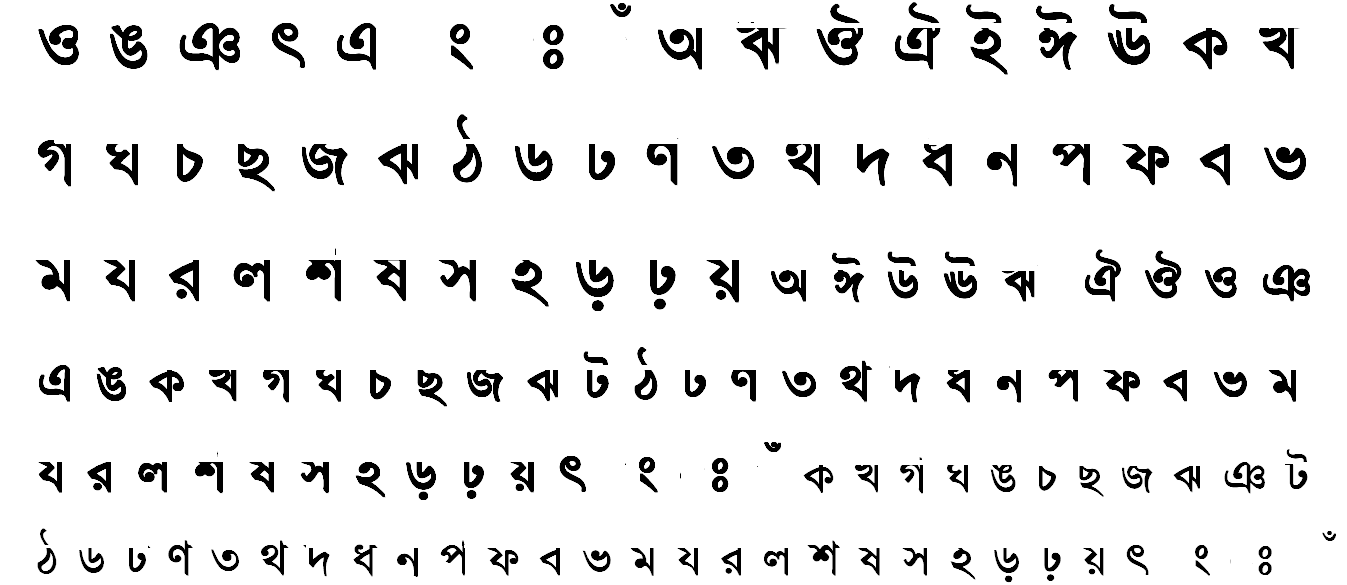
#> input picture GenData+TrainingFiles/basic_letters.PNG, 1347 x 585 px, found by its file name
$ python GenData_Simple.py   (Python 2 division)   (older library calls are emulated)
#> lines starting #> are read from the running program, lines starting #| are printed output that depends on the picture; after the words box and inside, x2 and y2 are one past the last pixel; in counts of white or black regions, pixels touching at a corner belong together
# GenData.py

import sys
import numpy as np
import cv2
import os

# module level variables ##########################################################################
MIN_CONTOUR_AREA = 10

RESIZED_IMAGE_WIDTH = 20
RESIZED_IMAGE_HEIGHT = 30

###################################################################################################
def main():
    imgTrainingNumbers = cv2.imread("basic_letters.png")            # read in training numbers image
#> imgTrainingNumbers is the input picture: shape (585, 1347, 3); min 0, max 255, mean 233.7

    if imgTrainingNumbers is None:                          # if image was not read successfully
        print "error: image not read from file \n\n"        # print error message to std out
        os.system("pause")                                  # pause so user can see error message
        return                                              # and exit function (which exits program)
    # end if

    imgGray = cv2.cvtColor(imgTrainingNumbers, cv2.COLOR_BGR2GRAY)          # get grayscale image
    imgBlurred = cv2.GaussianBlur(imgGray, (5,5), 0)                        # blur

                                                        # filter image from grayscale to black and white
    imgThresh = cv2.adaptiveThreshold(imgBlurred,                           # input image
                                      255,                                  # make pixels that pass the threshold full white
                                      cv2.ADAPTIVE_THRESH_GAUSSIAN_C,       # use gaussian rather than mean, seems to give better results
                                      cv2.THRESH_BINARY_INV,                # invert so foreground will be white, background will be black
                                      11,                                   # size of a pixel neighborhood used to calculate threshold value
                                      2)                                    # constant subtracted from the mean or weighted mean
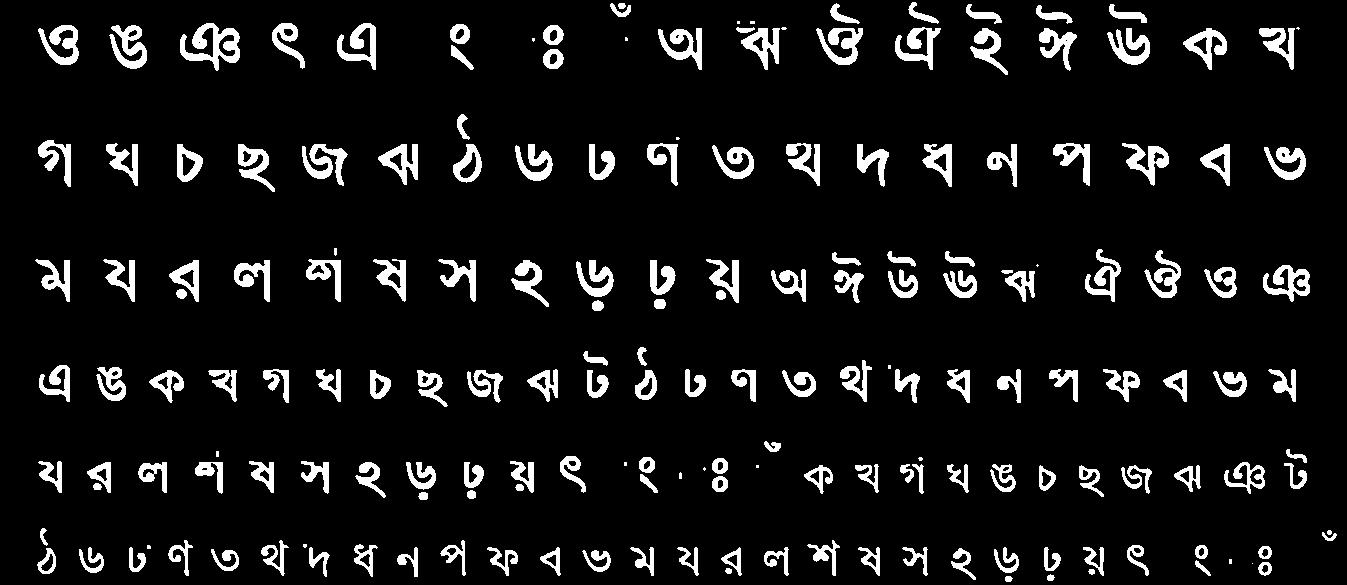
#> imgThresh: shape (585, 1347); 8.4% white; 189 white regions (19 under 20 px)

    cv2.imshow("imgThresh", imgThresh)      # show threshold image for reference

    imgThreshCopy = imgThresh.copy()        # make a copy of the thresh image, this in necessary b/c findContours modifies the image

    imgContours, npaContours, npaHierarchy = cv2.findContours(imgThreshCopy,        # input image, make sure to use a copy since the function will modify this image in the course of finding contours
                                                 cv2.RETR_EXTERNAL,                 # retrieve the outermost contours only
                                                 cv2.CHAIN_APPROX_SIMPLE)           # compress horizontal, vertical, and diagonal segments and leave only their end points
#> npaContours = 189 contours, 21 with area under 20; largest, box (x1, y1, x2, y2) and area: (180, 23, 240, 71) 1310, (1263, 265, 1310, 302) 822, (109, 25, 147, 69) 792, (1183, 28, 1227, 70) 772, (378, 144, 418, 185) 764; npaHierarchy = 189 rows, first 6: [1, -1, -1, -1], [2, 0, -1, -1], [3, 1, -1, -1], [4, 2, -1, -1], [5, 3, -1, -1], [6, 4, -1, -1]

                                # declare empty numpy array, we will use this to write to file later
                                # zero rows, enough cols to hold all image data
    npaFlattenedImages =  np.empty((0, RESIZED_IMAGE_WIDTH * RESIZED_IMAGE_HEIGHT))


    intClassifications = []         # declare empty classifications list, this will be our list of how we are classifying our chars from user input, we will write to file at the end

                                    # possible chars we are interested in are digits 0 through 9, put these in list intValidChars
    intValidChars =[
					  #LETTERS

                      ord('q'),ord('w'),ord('e'),ord('r'),ord('t'),ord('y'),ord('u'),ord('i'),ord('o'),ord('p'),ord('a'),ord('s'),ord('d'),ord('f'),ord('g'),ord('h'),ord('j'),
                      ord('k'),ord('l'),ord('z'),ord('x'),ord('c'),ord('v'),ord('b'),ord('n'),ord('m'),
					  ord('E'),ord('Q'),ord('W'),ord('R'),ord('T'),ord('Y'),ord('U'),ord('I'),ord('O'),ord('P'),ord('A'),ord('S'),ord('D'),ord('F'),ord('G'),ord('H'),ord('J'),
					  ord('K'),ord('L'),ord('Z'),ord('X'),ord('C'),ord('V'),ord('B'),ord('N'),ord('M'),

					  #NUMBERS

                      ord('0'),ord('1'),ord('2'),ord('3'),ord('4'),ord('5'),ord('6'),ord('7'),ord('8'),ord('9'),

					  #SYMBOLS

                      ord('~'),ord('!'),ord('#'),ord('$'),ord('%'),ord('^'),ord('&'),ord('*'),ord('('),ord(')'),ord('{'),ord('}'),ord(';'),ord(':'),ord('"'),ord(','),ord('?'),ord('%'),
                      ord('`'),ord('-'),ord('+'),

					  #COMPOUND_CHARACTERS

					  1000,1001,1002,1003,1004,1005,1006,1007,1008,1009,1010,1011,1012,1013,1014,1015,1016,1017,1018,1019,1020,1021,1022,1023,1024,1025,1026,1027,1028,1029,1030,1031,1032,
					  1033,1034,1035,1036,1037,1038,1039,1040,1041,1042,1043,1044,1045,1046,1047,1048,1049,1050,1051,1052,1053,1054,1055,1056,1057,1058,1059,1060,1061,1062,1063,1064,1065,
					  1066,1067,1068,1069,1070,1071,1072,1073,1074,1075,1076,1077,1078,1079,1080,1081,1082,1083,1084,1085,1086,1087,1088,1089,1090,1091,1092,1093,1094,1095,1096,1097,1098,
					  1099,1100,1101,1102,1103,1104,1105,1106,1107,1108,1109,1110,1111,1112,1113,1114,1115,1116,1117,1118,1119,1120,1121,1122,1123,1124,1125,1126,1127,1128,1129,1130,1131,
					  1132,1133,1134,1135,1136,1137,1138,1139,1140,1141,1142,1143,1144,1145,1146,1147,1148,1149,1150,1151,1152,1153,1154,1155,1156,1157,1158,1159,1160,1161,1162,1163,1164,
					  1165,1166,1167,1168,1169,1170,1171,1172
                   ]
    for npaContour in npaContours:                          # for each contour
        if cv2.contourArea(npaContour) > MIN_CONTOUR_AREA:          # if contour is big enough to consider
            [intX, intY, intW, intH] = cv2.boundingRect(npaContour)         # get and break out bounding rect

                                                # draw rectangle around each contour as we ask user for input
            cv2.rectangle(imgTrainingNumbers,           # draw rectangle on original training image
                          (intX, intY),                 # upper left corner
                          (intX+intW,intY+intH),        # lower right corner
                          (0, 0, 255),                  # red
                          2)                            # thickness

            imgROI = imgThresh[intY:intY+intH, intX:intX+intW]                                  # crop char out of threshold image
            imgROIResized = cv2.resize(imgROI, (RESIZED_IMAGE_WIDTH, RESIZED_IMAGE_HEIGHT))     # resize image, this will be more consistent for recognition and storage

            cv2.imshow("imgROI", imgROI)                    # show cropped out char for reference
            cv2.imshow("imgROIResized", imgROIResized)      # show resized image for reference
            cv2.imshow("training_numbers.png", imgTrainingNumbers)      # show training numbers image, this will now have red rectangles drawn on it

            intChar = cv2.waitKey(0)                     # get key press

            if intChar == 27:                   # if esc key was pressed
                sys.exit()                      # exit program
            elif intChar in intValidChars:      # else if the char is in the list of chars we are looking for . . .

                intClassifications.append(intChar)                                                # append classification char to integer list of chars (we will convert to float later before writing to file)

                npaFlattenedImage = imgROIResized.reshape((1, RESIZED_IMAGE_WIDTH * RESIZED_IMAGE_HEIGHT))  # flatten image to 1d numpy array so we can write to file later
                npaFlattenedImages = np.append(npaFlattenedImages, npaFlattenedImage, 0)                    # add current flattened impage numpy array to list of flattened image numpy arrays
#> this loop made 6 passes; (key q is pressed on pass 1)
#> (intX, intY, intW, intH) on passes 1, 2, 3, 4, 6: (1005, 576, 8, 6), (1047, 574, 8, 7), (1088, 569, 7, 6), (725, 568, 7, 6), (1258, 562, 14, 14)
#> npaContour on pass 5: [[1252, 563]]
#> pass 1, in main, `imgROIResized = cv2.resize(imgROI, (RESIZED_IMAGE_WIDTH, RESIZED_IMAGE..`:
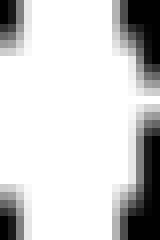
#> imgROIResized: shape (30, 20) (shown 8 times larger); min 0, max 255, mean 207.2
#> pass 2, in main, `imgROIResized = cv2.resize(imgROI, (RESIZED_IMAGE_WIDTH, RESIZED_IMAGE..`:
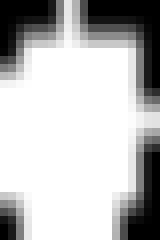
#> imgROIResized: shape (30, 20) (shown 8 times larger); min 0, max 255, mean 186.7
#> after the loop:
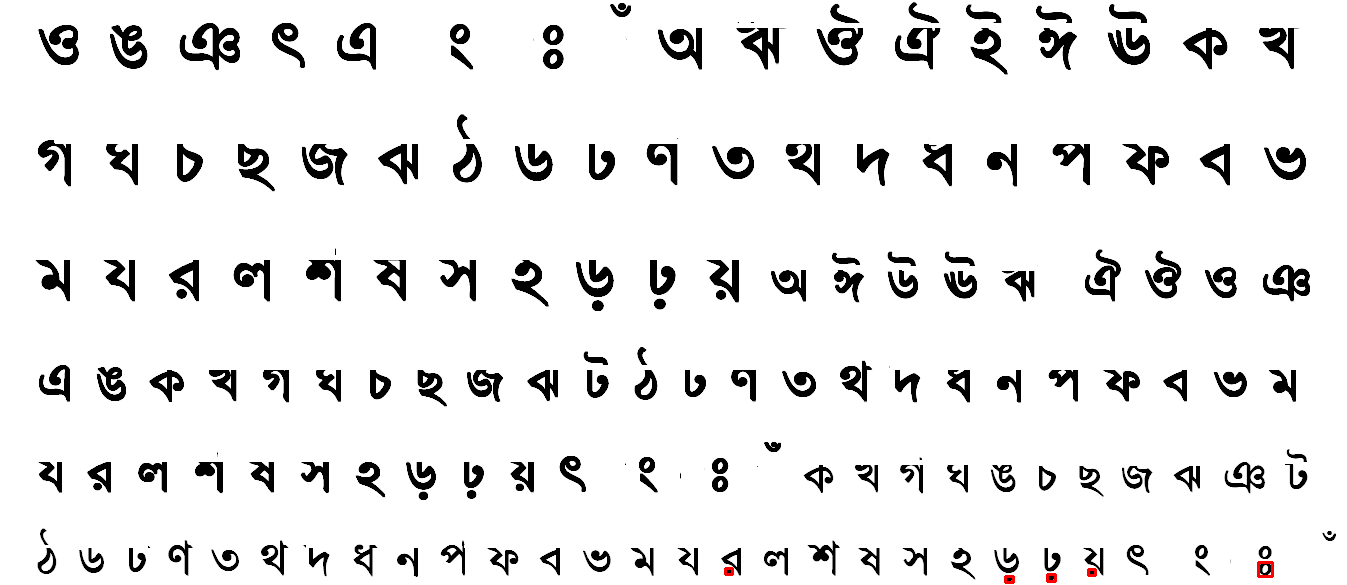
#> imgTrainingNumbers: shape (585, 1347, 3); 0.06% of pixels changed, all inside (x1, y1, x2, y2) = (724, 561, 1274, 584)
#> after the loop, intClassifications = [113, 101, 120, 81]
            # end if
        # end if
    # end for

    fltClassifications = np.array(intClassifications, np.float32)                   # convert classifications list of ints to numpy array of floats

    npaClassifications = fltClassifications.reshape((fltClassifications.size, 1))   # flatten numpy array of floats to 1d so we can write to file later

    print "\n\ntraining complete !!\n"

    np.savetxt("classifications.txt", npaClassifications)           # write flattened images to file
    np.savetxt("flattened_images.txt", npaFlattenedImages)          #

    cv2.destroyAllWindows()             # remove windows from memory

    return

###################################################################################################
if __name__ == "__main__":
    main()
#> (the program exits here)

$ run again, with GenData+TrainingFiles/12.PNG copied over GenData+TrainingFiles/basic_letters.PNG
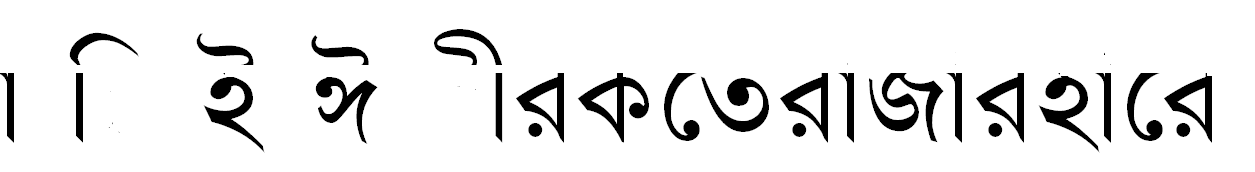
#> input picture GenData+TrainingFiles/12.PNG, 1255 x 172 px, found by its file name
#> in main, imgTrainingNumbers is the input picture: shape (172, 1255, 3); min 0, max 255, mean 230.8
#> in main, `imgThresh = cv2.adaptiveThreshold(imgBlurred,`:
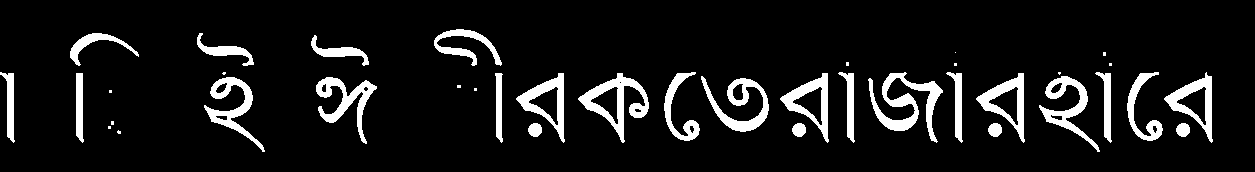
#> imgThresh: shape (172, 1255); 9.4% white; 39 white regions (13 under 20 px)
#> npaContours = 39 contours, 13 with area under 20; largest, box (x1, y1, x2, y2) and area: (578, 73, 649, 143) 1852, (976, 73, 1025, 143) 1504, (780, 73, 829, 143) 1504, (516, 73, 565, 143) 1504, (868, 72, 943, 143) 1498; npaHierarchy = 39 rows, first 6: [1, -1, -1, -1], [2, 0, -1, -1], [3, 1, -1, -1], [4, 2, -1, -1], [5, 3, -1, -1], [6, 4, -1, -1]
#> the loop in main, `for npaContour in npaContours:` made 11 passes; (key q is pressed on pass 3)
#> (intX, intY, intW, intH) on passes 3, 4, 5, 6, 11: (1176, 123, 14, 14), (988, 123, 14, 14), (792, 123, 14, 14), (528, 123, 14, 14), (316, 77, 61, 67)
#> after the loop in main, `for npaContour in npaContours:`:
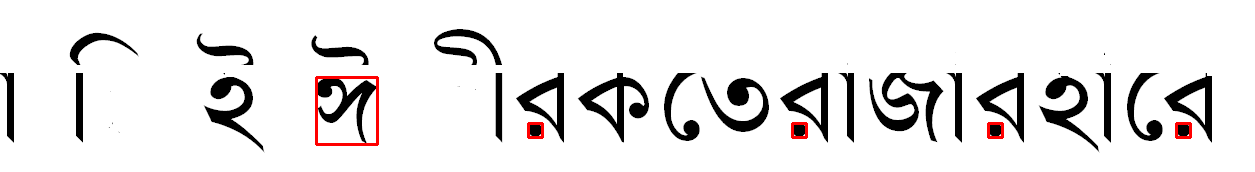
#> imgTrainingNumbers: shape (172, 1255, 3); 0.66% of pixels changed, all inside (x1, y1, x2, y2) = (315, 76, 1192, 146)
#> after the loop in main, `for npaContour in npaContours:`: intClassifications = [113, 101, 120, 81]

$ run again, with GenData+TrainingFiles/13.PNG copied over GenData+TrainingFiles/basic_letters.PNG
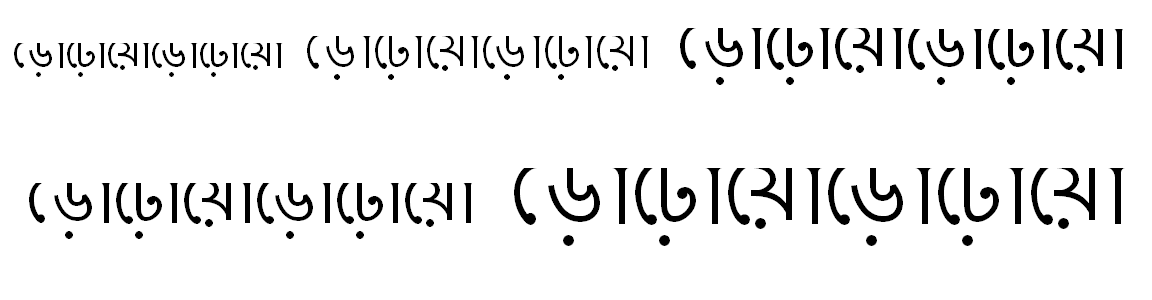
#> input picture GenData+TrainingFiles/13.PNG, 1152 x 300 px, found by its file name
#> in main, imgTrainingNumbers is the input picture: shape (300, 1152, 3); min 0, max 255, mean 236.9
#> in main, `imgThresh = cv2.adaptiveThreshold(imgBlurred,`:
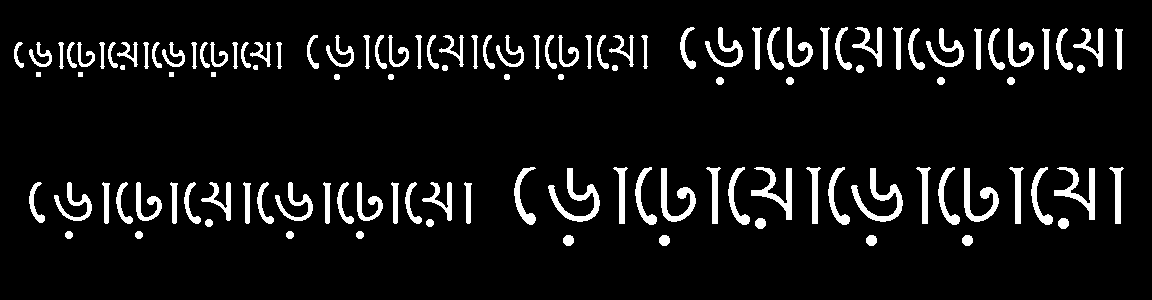
#> imgThresh: shape (300, 1152); 7.6% white; 120 white regions
#> npaContours = 120 contours, 6 with area under 20; largest, box (x1, y1, x2, y2) and area: (851, 168, 903, 222) 670, (548, 168, 600, 222) 670, (1054, 167, 1095, 220) 578, (751, 167, 792, 220) 578, (964, 168, 999, 222) 545; npaHierarchy = 120 rows, first 6: [1, -1, -1, -1], [2, 0, -1, -1], [3, 1, -1, -1], [4, 2, -1, -1], [5, 3, -1, -1], [6, 4, -1, -1]
#> the loop in main, `for npaContour in npaContours:` made 5 passes; (key q is pressed on pass 1)
#> (intX, intY, intW, intH) on passes 1 to 5: (962, 235, 11, 11), (866, 235, 11, 11), (659, 235, 11, 11), (563, 235, 11, 11), (356, 231, 8, 8)
#> after the loop in main, `for npaContour in npaContours:`:
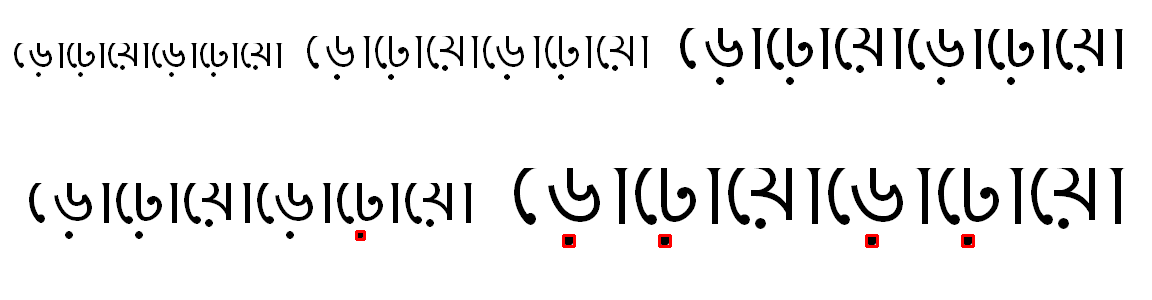
#> imgTrainingNumbers: shape (300, 1152, 3); 0.17% of pixels changed, all inside (x1, y1, x2, y2) = (355, 230, 975, 248)
#> after the loop in main, `for npaContour in npaContours:`: intClassifications = [113, 101, 120, 81]
